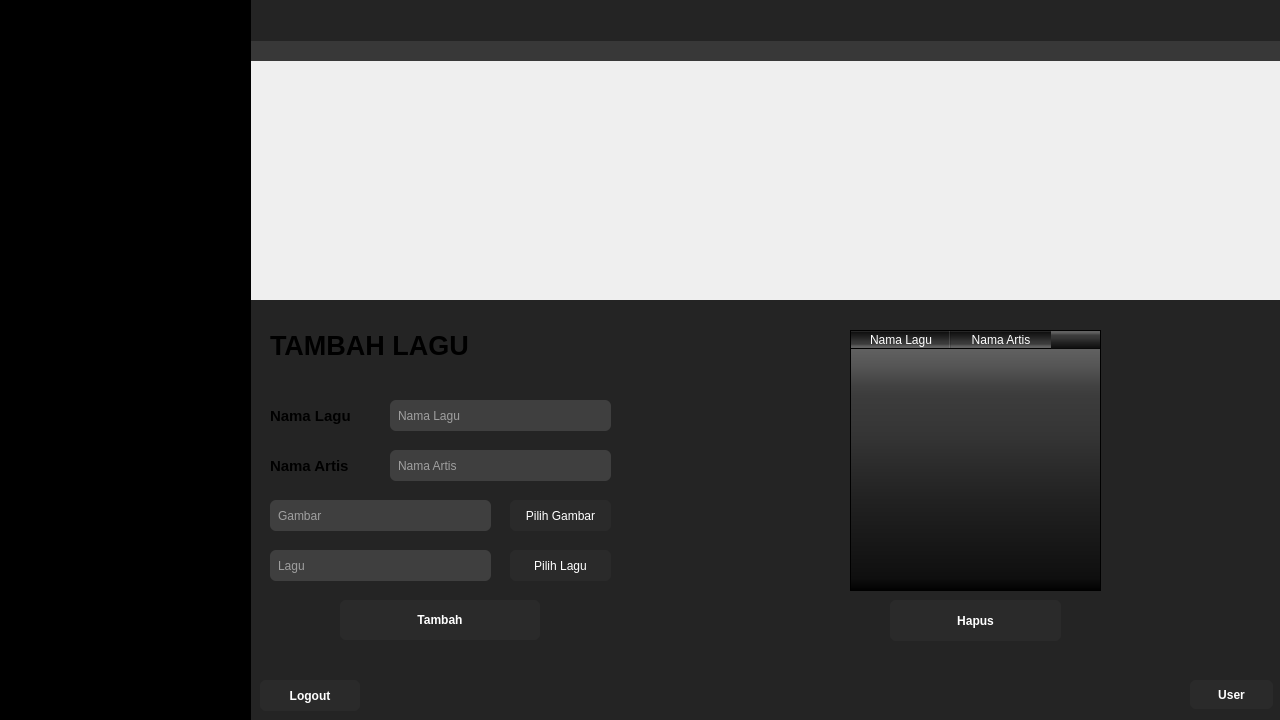
<?xml version="1.0" encoding="UTF-8"?>
<ui version="4.0">
 <class>Admin</class>
 <widget class="QWidget" name="Admin">
  <property name="geometry">
   <rect>
    <x>0</x>
    <y>0</y>
    <width>1280</width>
    <height>720</height>
   </rect>
  </property>
  <property name="windowTitle">
   <string>Form</string>
  </property>
  <property name="styleSheet">
   <string notr="true"/>
  </property>
  <widget class="QLineEdit" name="namaLaguLineEdit">
   <property name="geometry">
    <rect>
     <x>390</x>
     <y>400</y>
     <width>221</width>
     <height>31</height>
    </rect>
   </property>
   <property name="accessibleName">
    <string/>
   </property>
   <property name="accessibleDescription">
    <string/>
   </property>
   <property name="styleSheet">
    <string notr="true">background-color: rgb(63, 63, 63);
color: white;
padding: 6px;
border: none;
border-radius: 6px;
</string>
   </property>
   <property name="placeholderText">
    <string>Nama Lagu</string>
   </property>
  </widget>
  <widget class="QPushButton" name="pilihLaguButton">
   <property name="geometry">
    <rect>
     <x>510</x>
     <y>550</y>
     <width>101</width>
     <height>31</height>
    </rect>
   </property>
   <property name="font">
    <font>
     <bold>false</bold>
    </font>
   </property>
   <property name="styleSheet">
    <string notr="true">background-color: #2A2A2A;
color: white;
padding: 6px;
border: none;
border-radius: 6px;
</string>
   </property>
   <property name="text">
    <string>Pilih Lagu</string>
   </property>
  </widget>
  <widget class="QTableWidget" name="playlistTableWidget">
   <property name="geometry">
    <rect>
     <x>850</x>
     <y>330</y>
     <width>251</width>
     <height>261</height>
    </rect>
   </property>
   <property name="styleSheet">
    <string notr="true">background-color: qlineargradient(spread:pad, x1:0, y1:1, x2:0, y2:0, stop:0 rgba(0, 0, 0, 255), stop:0.05 rgba(15, 15, 15, 255), stop:0.36 rgba(34, 34, 34, 255), stop:0.6 rgba(53, 53, 53, 255), stop:0.75 rgba(60, 60, 60, 255), stop:0.793427 rgba(67, 67, 67, 255), stop:0.86 rgba(85, 85, 85, 255), stop:0.935 rgba(98, 98, 98, 255));
color: white;</string>
   </property>
   <property name="verticalScrollMode">
    <enum>QAbstractItemView::ScrollMode::ScrollPerItem</enum>
   </property>
   <property name="horizontalScrollMode">
    <enum>QAbstractItemView::ScrollMode::ScrollPerItem</enum>
   </property>
   <property name="showGrid">
    <bool>false</bool>
   </property>
   <property name="sortingEnabled">
    <bool>false</bool>
   </property>
   <property name="wordWrap">
    <bool>true</bool>
   </property>
   <property name="cornerButtonEnabled">
    <bool>true</bool>
   </property>
   <property name="columnCount">
    <number>2</number>
   </property>
   <attribute name="horizontalHeaderVisible">
    <bool>true</bool>
   </attribute>
   <attribute name="horizontalHeaderCascadingSectionResizes">
    <bool>false</bool>
   </attribute>
   <attribute name="horizontalHeaderMinimumSectionSize">
    <number>34</number>
   </attribute>
   <attribute name="horizontalHeaderHighlightSections">
    <bool>true</bool>
   </attribute>
   <attribute name="horizontalHeaderStretchLastSection">
    <bool>false</bool>
   </attribute>
   <column>
    <property name="text">
     <string>Nama Lagu</string>
    </property>
   </column>
   <column>
    <property name="text">
     <string>Nama Artis</string>
    </property>
   </column>
  </widget>
  <widget class="QLineEdit" name="laguLineEdit">
   <property name="geometry">
    <rect>
     <x>270</x>
     <y>550</y>
     <width>221</width>
     <height>31</height>
    </rect>
   </property>
   <property name="styleSheet">
    <string notr="true">background-color: rgb(63, 63, 63);
color: white;
padding: 6px;
border: none;
border-radius: 6px;
</string>
   </property>
   <property name="text">
    <string/>
   </property>
   <property name="placeholderText">
    <string>Lagu</string>
   </property>
  </widget>
  <widget class="QLineEdit" name="namaArtisLineEdit">
   <property name="geometry">
    <rect>
     <x>390</x>
     <y>450</y>
     <width>221</width>
     <height>31</height>
    </rect>
   </property>
   <property name="styleSheet">
    <string notr="true">background-color: rgb(63, 63, 63);
color: white;
padding: 6px;
border: none;
border-radius: 6px;
</string>
   </property>
   <property name="placeholderText">
    <string>Nama Artis</string>
   </property>
  </widget>
  <widget class="QPushButton" name="hapusButton">
   <property name="geometry">
    <rect>
     <x>890</x>
     <y>600</y>
     <width>171</width>
     <height>41</height>
    </rect>
   </property>
   <property name="font">
    <font>
     <bold>true</bold>
    </font>
   </property>
   <property name="styleSheet">
    <string notr="true">background-color: #2A2A2A;
color: white;
padding: 6px;
border: none;
border-radius: 6px;
</string>
   </property>
   <property name="text">
    <string>Hapus</string>
   </property>
  </widget>
  <widget class="QLabel" name="label_2">
   <property name="geometry">
    <rect>
     <x>270</x>
     <y>330</y>
     <width>241</width>
     <height>31</height>
    </rect>
   </property>
   <property name="font">
    <font>
     <pointsize>20</pointsize>
     <bold>true</bold>
    </font>
   </property>
   <property name="autoFillBackground">
    <bool>false</bool>
   </property>
   <property name="styleSheet">
    <string notr="true">background-color : transparent;</string>
   </property>
   <property name="text">
    <string>TAMBAH LAGU</string>
   </property>
  </widget>
  <widget class="QPushButton" name="logoutButton">
   <property name="geometry">
    <rect>
     <x>260</x>
     <y>680</y>
     <width>100</width>
     <height>31</height>
    </rect>
   </property>
   <property name="font">
    <font>
     <pointsize>9</pointsize>
     <bold>true</bold>
    </font>
   </property>
   <property name="styleSheet">
    <string notr="true">background-color: #2A2A2A;
color: white;
padding: 6px;
border: none;
border-radius: 6px;
</string>
   </property>
   <property name="text">
    <string>Logout</string>
   </property>
  </widget>
  <widget class="QPushButton" name="pilihGambarButton">
   <property name="geometry">
    <rect>
     <x>510</x>
     <y>500</y>
     <width>101</width>
     <height>31</height>
    </rect>
   </property>
   <property name="font">
    <font>
     <bold>false</bold>
    </font>
   </property>
   <property name="autoFillBackground">
    <bool>false</bool>
   </property>
   <property name="styleSheet">
    <string notr="true">background-color: #2A2A2A;
color: white;
padding: 6px;
border: none;
border-radius: 6px;
</string>
   </property>
   <property name="text">
    <string>Pilih Gambar</string>
   </property>
  </widget>
  <widget class="QLineEdit" name="coverLineEdit">
   <property name="geometry">
    <rect>
     <x>270</x>
     <y>500</y>
     <width>221</width>
     <height>31</height>
    </rect>
   </property>
   <property name="styleSheet">
    <string notr="true">background-color: rgb(63, 63, 63);
color: white;
padding: 6px;
border: none;
border-radius: 6px;
</string>
   </property>
   <property name="placeholderText">
    <string>Gambar</string>
   </property>
  </widget>
  <widget class="QPushButton" name="tambahButton">
   <property name="geometry">
    <rect>
     <x>340</x>
     <y>600</y>
     <width>200</width>
     <height>40</height>
    </rect>
   </property>
   <property name="font">
    <font>
     <bold>true</bold>
    </font>
   </property>
   <property name="styleSheet">
    <string notr="true">background-color: #2A2A2A;
color: white;
padding: 6px;
border: none;
border-radius: 6px;
</string>
   </property>
   <property name="text">
    <string>Tambah</string>
   </property>
  </widget>
  <widget class="QPushButton" name="keUserButton">
   <property name="geometry">
    <rect>
     <x>1190</x>
     <y>680</y>
     <width>83</width>
     <height>29</height>
    </rect>
   </property>
   <property name="font">
    <font>
     <bold>true</bold>
    </font>
   </property>
   <property name="styleSheet">
    <string notr="true">background-color: #2A2A2A;
color: white;
padding: 6px;
border: none;
border-radius: 6px;
</string>
   </property>
   <property name="text">
    <string>User</string>
   </property>
  </widget>
  <widget class="QLabel" name="label_3">
   <property name="geometry">
    <rect>
     <x>0</x>
     <y>0</y>
     <width>251</width>
     <height>721</height>
    </rect>
   </property>
   <property name="styleSheet">
    <string notr="true">background-color: rgb(0, 0, 0);</string>
   </property>
   <property name="text">
    <string/>
   </property>
   <property name="pixmap">
    <pixmap resource="resources.qrc">:/img/Frame 626.png</pixmap>
   </property>
   <property name="scaledContents">
    <bool>true</bool>
   </property>
  </widget>
  <widget class="QLabel" name="label_4">
   <property name="geometry">
    <rect>
     <x>220</x>
     <y>-10</y>
     <width>1061</width>
     <height>51</height>
    </rect>
   </property>
   <property name="styleSheet">
    <string notr="true">background-color: rgb(36, 36, 36);</string>
   </property>
   <property name="text">
    <string/>
   </property>
   <property name="pixmap">
    <pixmap resource="resources.qrc">:/img/Frame 604.png</pixmap>
   </property>
   <property name="scaledContents">
    <bool>true</bool>
   </property>
  </widget>
  <widget class="QLabel" name="label_5">
   <property name="geometry">
    <rect>
     <x>220</x>
     <y>40</y>
     <width>1061</width>
     <height>21</height>
    </rect>
   </property>
   <property name="styleSheet">
    <string notr="true">background-color: rgb(56, 56, 56);</string>
   </property>
   <property name="text">
    <string/>
   </property>
   <property name="pixmap">
    <pixmap resource="resources.qrc">:/img/Frame 604.png</pixmap>
   </property>
   <property name="scaledContents">
    <bool>true</bool>
   </property>
  </widget>
  <widget class="QLabel" name="label_6">
   <property name="geometry">
    <rect>
     <x>220</x>
     <y>300</y>
     <width>1061</width>
     <height>421</height>
    </rect>
   </property>
   <property name="styleSheet">
    <string notr="true">background-color: rgb(36, 36, 36);</string>
   </property>
   <property name="text">
    <string/>
   </property>
   <property name="pixmap">
    <pixmap resource="resources.qrc">:/img/Frame 604.png</pixmap>
   </property>
   <property name="scaledContents">
    <bool>true</bool>
   </property>
  </widget>
  <widget class="QLabel" name="label_7">
   <property name="geometry">
    <rect>
     <x>270</x>
     <y>400</y>
     <width>131</width>
     <height>31</height>
    </rect>
   </property>
   <property name="font">
    <font>
     <pointsize>11</pointsize>
     <bold>true</bold>
    </font>
   </property>
   <property name="autoFillBackground">
    <bool>false</bool>
   </property>
   <property name="styleSheet">
    <string notr="true">background-color : transparent;</string>
   </property>
   <property name="text">
    <string>Nama Lagu</string>
   </property>
  </widget>
  <widget class="QLabel" name="label_8">
   <property name="geometry">
    <rect>
     <x>270</x>
     <y>450</y>
     <width>131</width>
     <height>31</height>
    </rect>
   </property>
   <property name="font">
    <font>
     <pointsize>11</pointsize>
     <bold>true</bold>
    </font>
   </property>
   <property name="autoFillBackground">
    <bool>false</bool>
   </property>
   <property name="styleSheet">
    <string notr="true">background-color : transparent;</string>
   </property>
   <property name="text">
    <string>Nama Artis</string>
   </property>
  </widget>
  <widget class="QLabel" name="label">
   <property name="geometry">
    <rect>
     <x>250</x>
     <y>60</y>
     <width>1031</width>
     <height>251</height>
    </rect>
   </property>
   <property name="focusPolicy">
    <enum>Qt::FocusPolicy::NoFocus</enum>
   </property>
   <property name="styleSheet">
    <string notr="true"/>
   </property>
   <property name="text">
    <string/>
   </property>
   <property name="pixmap">
    <pixmap resource="resources.qrc">:/img/playlist2.png</pixmap>
   </property>
   <property name="scaledContents">
    <bool>true</bool>
   </property>
  </widget>
  <zorder>label</zorder>
  <zorder>label_5</zorder>
  <zorder>label_4</zorder>
  <zorder>label_6</zorder>
  <zorder>namaLaguLineEdit</zorder>
  <zorder>pilihLaguButton</zorder>
  <zorder>playlistTableWidget</zorder>
  <zorder>laguLineEdit</zorder>
  <zorder>namaArtisLineEdit</zorder>
  <zorder>hapusButton</zorder>
  <zorder>label_2</zorder>
  <zorder>pilihGambarButton</zorder>
  <zorder>coverLineEdit</zorder>
  <zorder>tambahButton</zorder>
  <zorder>keUserButton</zorder>
  <zorder>label_7</zorder>
  <zorder>label_8</zorder>
  <zorder>label_3</zorder>
  <zorder>logoutButton</zorder>
 </widget>
 <resources>
  <include location="resources.qrc"/>
 </resources>
 <connections/>
</ui>
